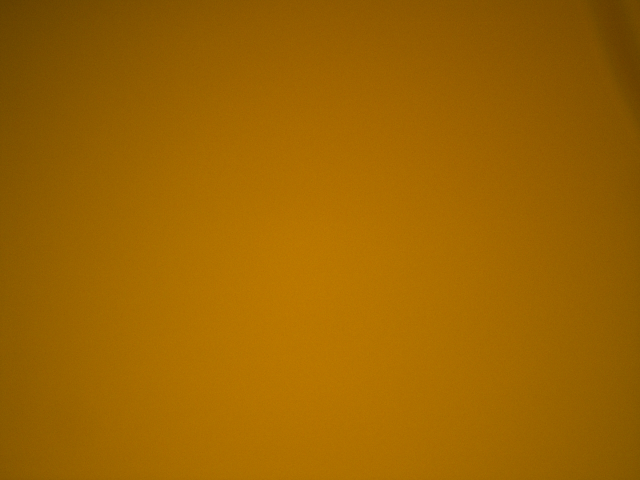
#> input picture images/flatfield.jpg, 1280 x 960 px (shown at 1/2 size)
$ jupyter execute Analysis.ipynb
#> lines starting #> are read from the running program, lines starting #| are printed output that depends on the picture
### preprocessor_functions.py
import os

import cv2
import numpy as np


# [60 lines left out: function get_contrasts_from_dir, not called in this run]


def remove_vignette(
    image,
    flatfield,
    max_background_value: int = 241,
):
    """Removes the Vignette from the Image

    Args:
        image (NxMx3 Array): The Image with the Vignette
        flatfield (NxMx3 Array): the Flat Field in RGB
        max_background_value (int): the maximum value of the background

    Returns:
        (NxMx3 Array): The Image without the Vignette
    """
    image_no_vigentte = image / flatfield * cv2.mean(flatfield)[:-1]
    image_no_vigentte[image_no_vigentte > max_background_value] = max_background_value
    return np.asarray(image_no_vigentte, dtype=np.uint8)


# [20 lines left out: function calculate_background_color, not called in this run]

### Analysis.ipynb
[cell 1]
# import packages
import cv2
import numpy as np
import matplotlib.pyplot as plt
import Detector
import preprocessor_functions

Remove vignette to ensure the accurate calculation of background color, which have big influence for contrast calculation.

[cell 2]
# import image

flatfield = cv2.imread(r'images/flatfield.jpg')
#> flatfield is the input picture: shape (960, 1280, 3); mean B, G, R 0.6, 100.6, 156.9
# plt.imshow(cv2.cvtColor(flatfield, cv2.COLOR_BGR2RGB))

image = cv2.imread(r'Dataset/images/04x100.jpg')
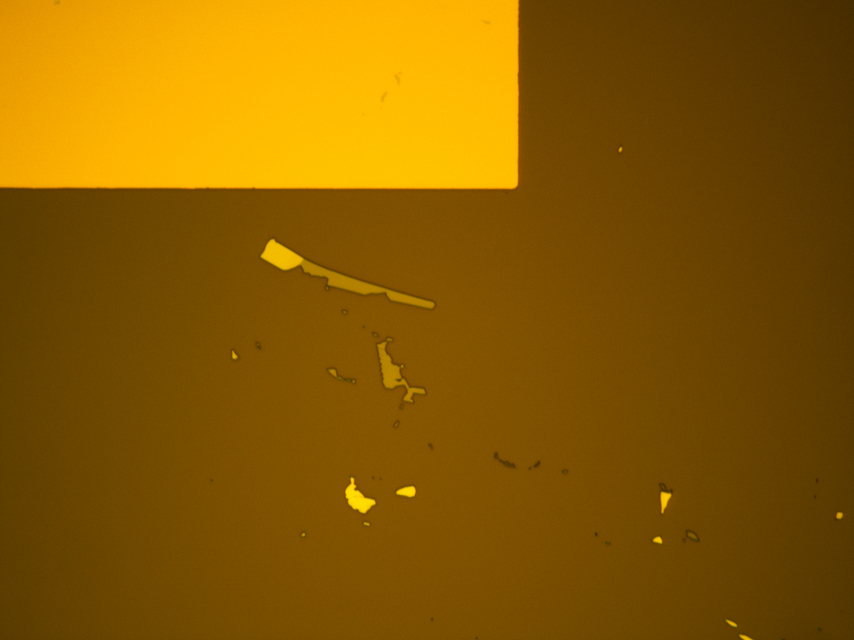
#> input picture Dataset/images/04x100.jpg, 2560 x 1920 px (shown at 1/3 size)
#> image is the input picture: shape (1920, 2560, 3); mean B, G, R 0.6, 91.4, 136.9
# plt.imshow(cv2.cvtColor(image, cv2.COLOR_BGR2RGB))

def resize_to_match(image1, image2):
    # get resolution
    height1, width1 = image1.shape[:2]
#> height1 = 1920; width1 = 2560
    height2, width2 = image2.shape[:2]
#> height2 = 960; width2 = 1280

    # compare resolution
    if (height1, width1) == (height2, width2):
        print("Resolution matched.")
        return image1, image2
    else:
        print("Resolution not match, resizing.")
        # resize
        resized_image2 = cv2.resize(image2, (width1, height1))
        return image1, resized_image2

image, flatfield = resize_to_match(image, flatfield)
image_novig = preprocessor_functions.remove_vignette(image, flatfield)
#> in remove_vignette, `image_no_vigentte = image / flatfield * cv2.mean(flatfield)[:-1]`: image_no_vigentte: shape (1920, 2560, 3) float64; 18.06% of the values are NaN or infinite; the others: min 0, max 374.5, mean 94.93
#> in remove_vignette, `image_no_vigentte[image_no_vigentte > max_background_value] = max_back..`: image_no_vigentte: shape (1920, 2560, 3) float64; 11.59% of the values are NaN or infinite; the others: min 0, max 241, mean 103.2
#> in remove_vignette, `return np.asarray(image_no_vigentte, dtype=np.uint8)`:
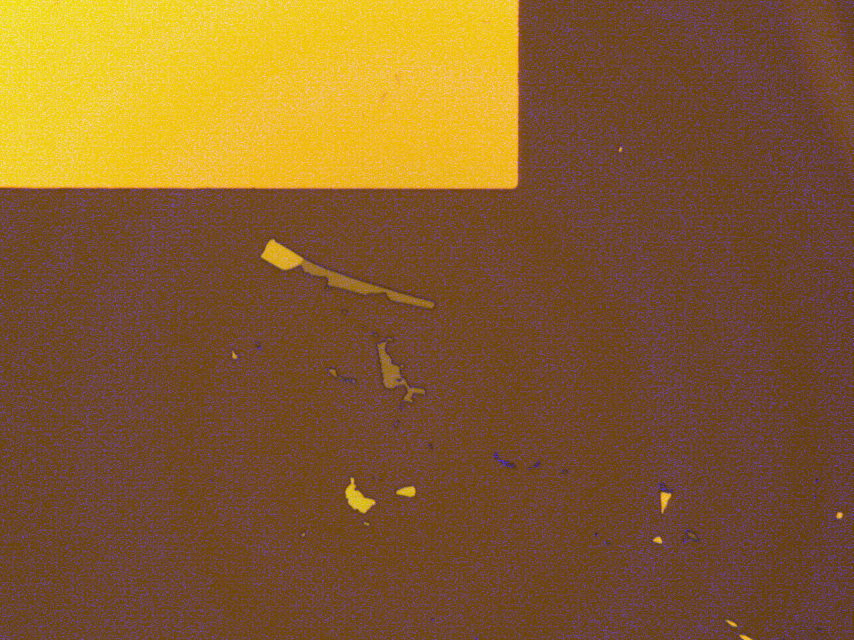
#> returned value: shape (1920, 2560, 3) (shown at 1/3 size); mean of channels 0, 1, 2 46.9, 93, 132.9; drawn as B, G, R
# [9 lines of commented-out code are left out]
fig1, ax1 = plt.subplots(2, 3, figsize=(18, 12))

ax1[0,0].imshow(cv2.cvtColor(flatfield, cv2.COLOR_BGR2RGB))
ax1[0,1].imshow(cv2.cvtColor(image, cv2.COLOR_BGR2RGB))
ax1[0,2].imshow(cv2.cvtColor(image_novig, cv2.COLOR_BGR2RGB))
ax1[1,0].axis('off')
ax1[1,1].axis('off')

# Spectral histogram
channels = (1,2)
colors = ('g', 'b')
for n, c in zip(channels, colors):
    hist_image, _ = np.histogram(image[:, :, n], bins=256, range=(0, 256))
    hist_image_novig, _ = np.histogram(image_novig[:, :, n], bins=256, range=(0, 256))
    ax1[1, 2].plot(hist_image, color=c)
    ax1[1, 2].plot(hist_image_novig, color=c)

ax1[1, 2].set_xlabel('Color channels')
ax1[1, 2].set_ylabel('Pixel numbers')
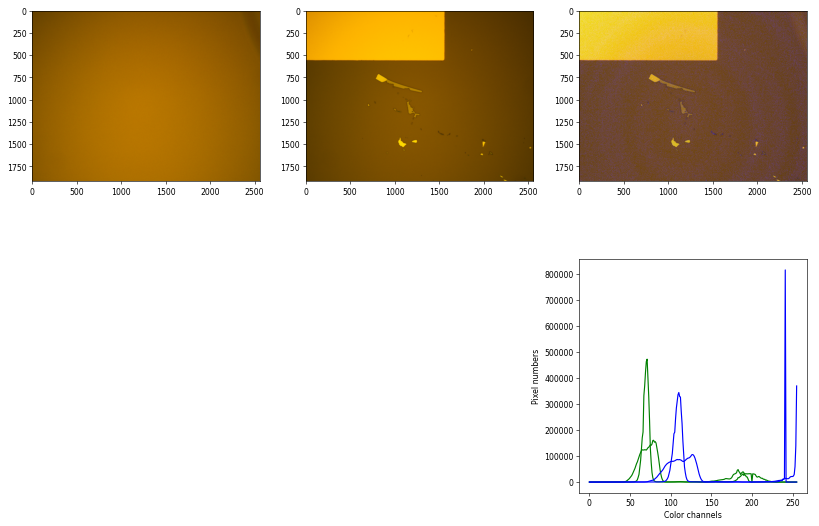
#> figure drawn by matplotlib, 4 panels; panel 4: curve peaks at x = 79, y = 160329; panel 4: curve peaks at x = 71, y = 471771; panel 4: curve peaks at x = 255, y = 368979

Analysis the contrast calculation.
